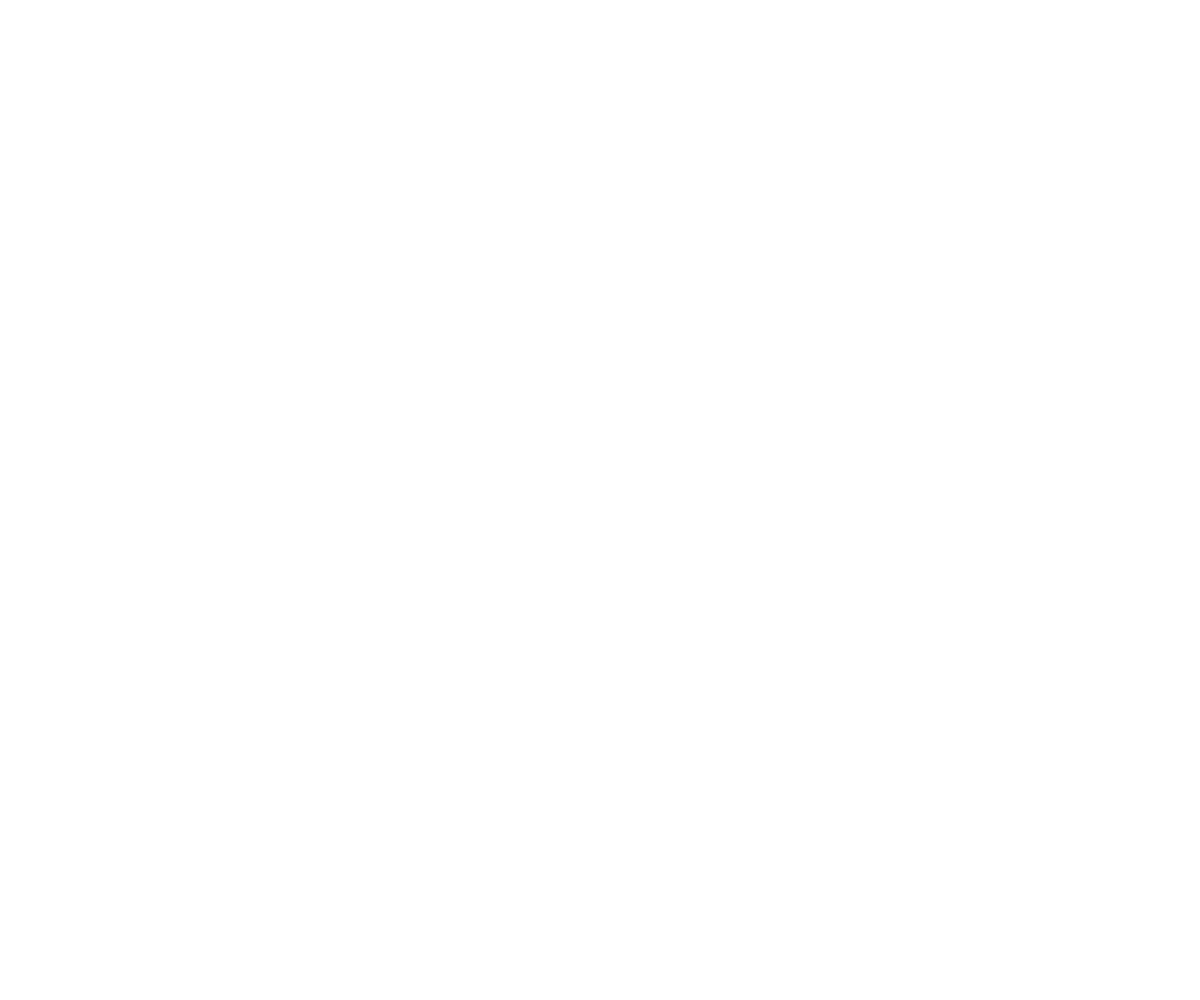
Frame 1 (no input)
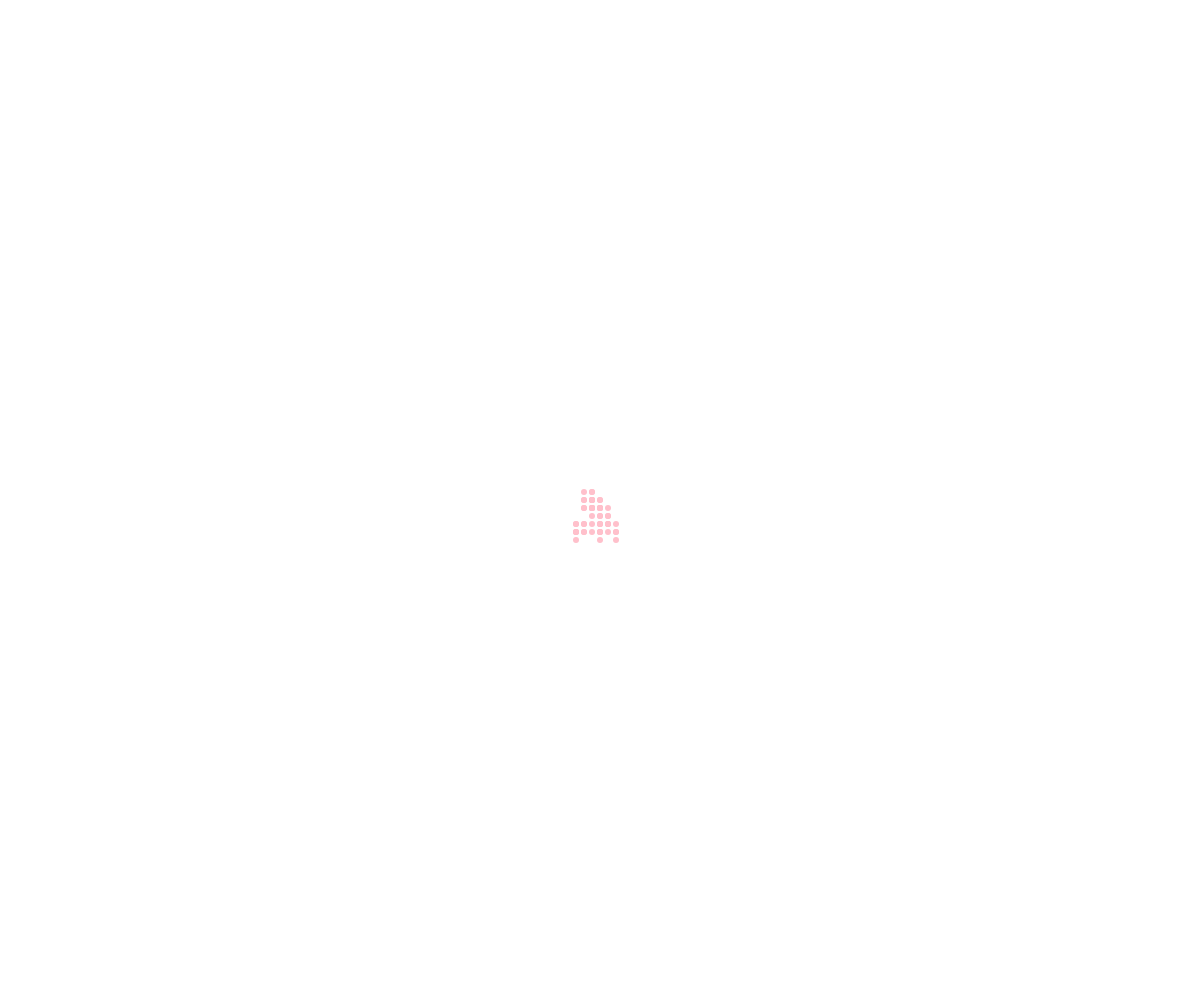
Frame 60 (no input)
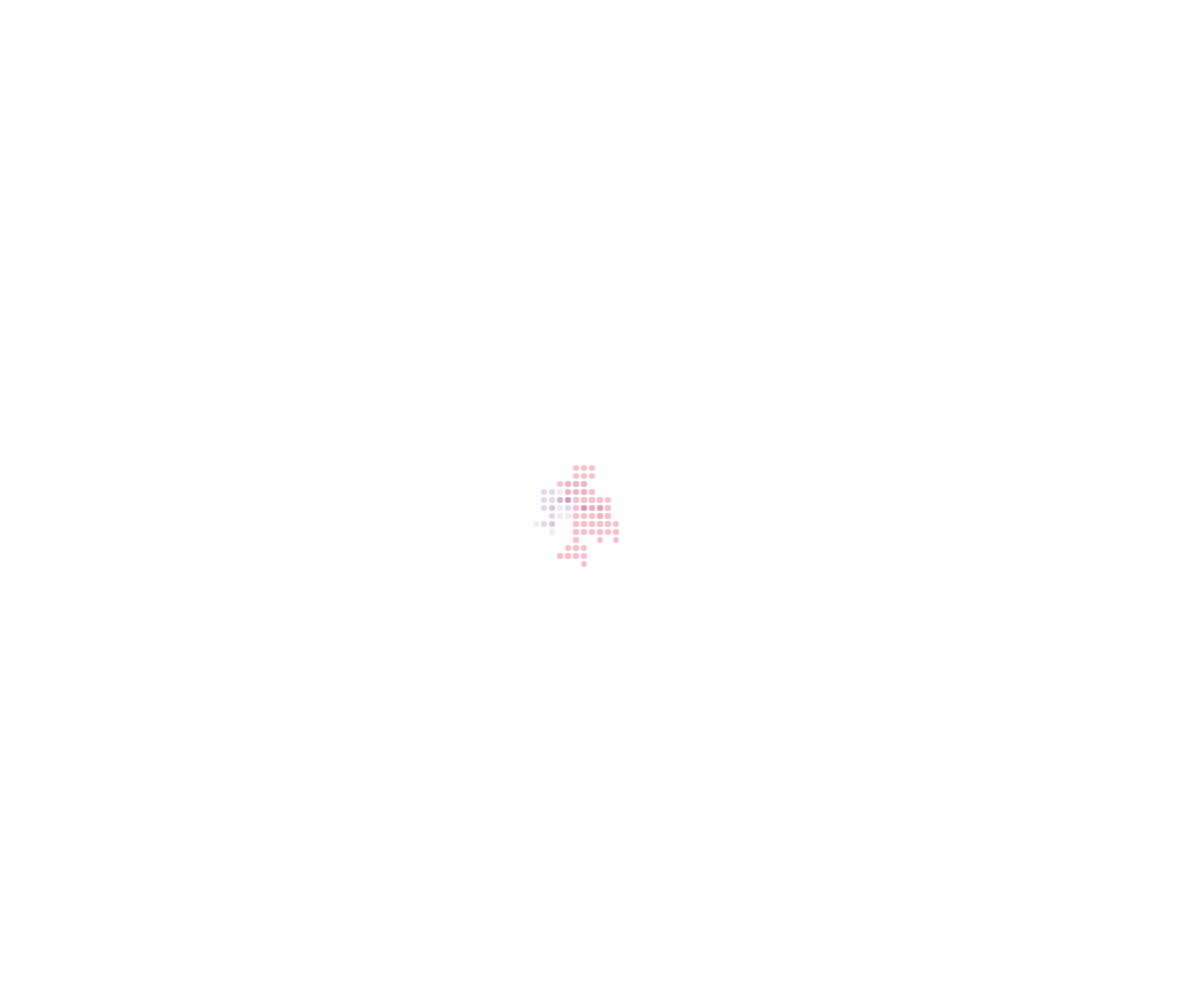
Frame 120 (the mouse pressed at the canvas centre since frame 60)

The p5.js sketch that drew these frames (run headless with seeded random() and noise() and a simulated clock; from frame 60 on, the mouse is pressed at the canvas centre):

// p5.js sketch
// ── sketch.js
//Walker OOP  ARRAY DEMO

class Walker{
  constructor(x, y, theColor){
    this.x = x;
    this.y = y;
    this.speed = 8;
    this.radius = 3;
    this.color = theColor;
  }

  display() {
    noStroke();
    circle(this.x, this.y, this.radius*2);
    fill(this.color);
  }

  move() {
    let choice  = random(100);
    if (choice <25){
      this.y-=this.speed;
    }

    else if (choice<50){
      this.y += this.speed;
    }

    else if(choice<75){
      this.x -= this.speed;
    }

    else{
      this.x += this.speed;
    }
  }
}

let walkerArray = [];

function setup() {
  createCanvas(windowWidth, windowHeight);
  let luc  = new Walker(width/2, height/2, "pink");
  walkerArray.push(luc);
}

function draw() {
  for (let theWalker of walkerArray){
    theWalker.move();
    theWalker.display();
  }
}

function mousePressed(){
  let randomColor = color(random(255), random(255), random(255), random (200));
  let someWalker = new Walker(mouseX, mouseY, randomColor);
  walkerArray.push(someWalker);
}
